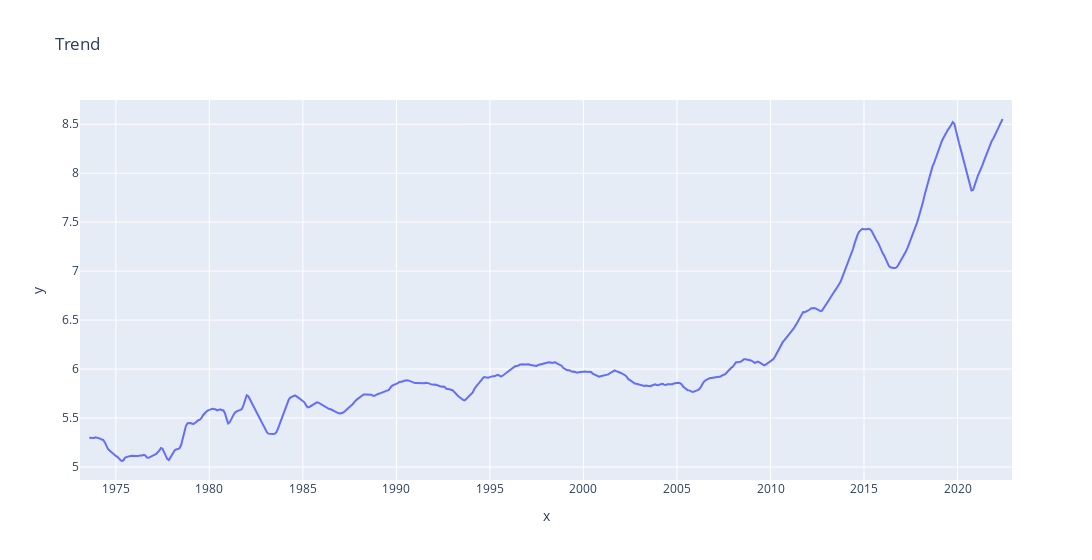

Notebook source saved alongside this figure:
### Code cell
fig_2 = px.line(y=results.trend, x=results.trend.index, title='Trend',width=1500)
fig_2.show()

### Figure 1 — Plotly figure (JSON) as saved in the notebook; plotly's stock layout.template omitted (floating-point values rounded to 4 significant figures; data arrays with more than 128 entries replaced by an {"elided": "..."} marker saying what was removed)
{"data": [{"hovertemplate": "x=%{x}<br>y=%{y}<extra></extra>", "legendgroup": "", "line": {"color": "#636efa", "dash": "solid"}, "marker": {"symbol": "circle"}, "mode": "lines", "name": "", "orientation": "v", "showlegend": false, "type": "scatter", "x": {"elided": "599 str values"}, "xaxis": "x", "y": {"elided": "599 float values"}, "yaxis": "y"}], "layout": {"legend": {"tracegroupgap": 0}, "title": {"text": "Trend"}, "width": 1500, "xaxis": {"anchor": "y", "domain": [0, 1], "title": {"text": "x"}}, "yaxis": {"anchor": "x", "domain": [0, 1], "title": {"text": "y"}}}}
